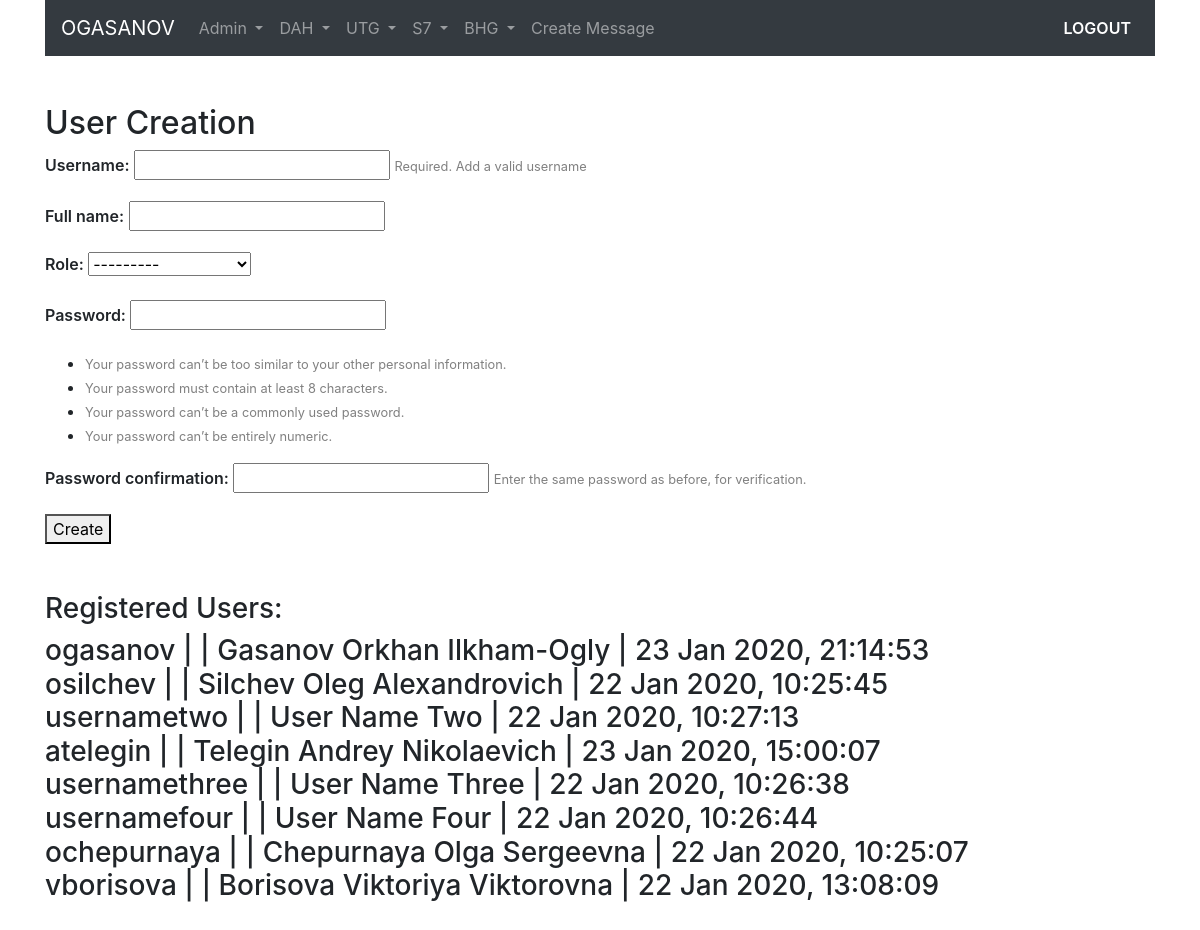
The page /usercreate/ (signed in) on the database as committed earlier.
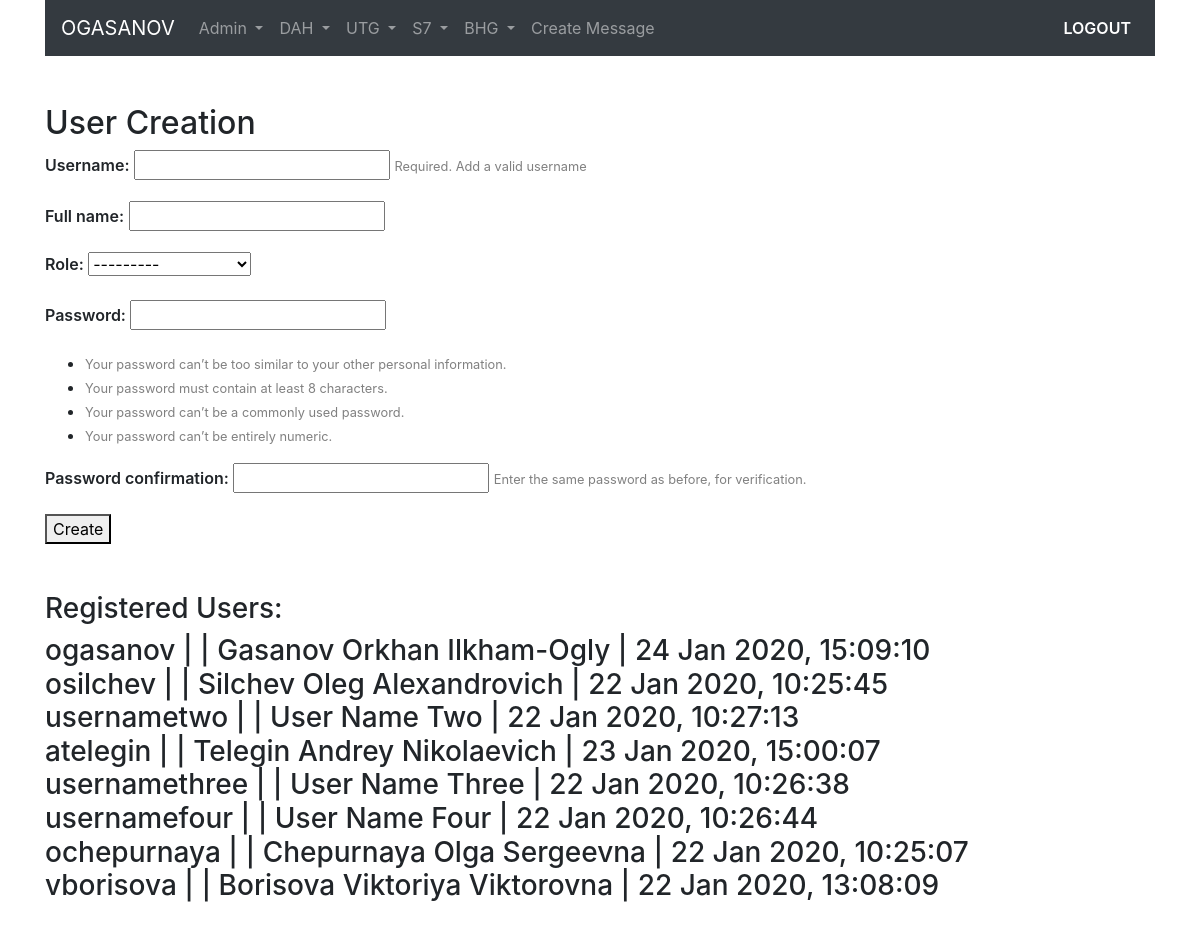
The same page on the database as committed later.
### user_model/models.py (models this page shows, shortened)
class UserModel(AbstractBaseUser):
    username = models.CharField(verbose_name='username', max_length=30, unique=True)
    fullname = models.CharField(verbose_name='full name', max_length=100)
    role = models.ForeignKey('UserRole', on_delete=models.CASCADE, related_name='role', null=True)
    date_joined = models.DateTimeField(verbose_name='date joined', auto_now_add=True)
    last_login = models.DateTimeField(verbose_name='last login', auto_now=True)
    is_admin = models.BooleanField(default=False)
    is_active = models.BooleanField(default=True)
    is_staff = models.BooleanField(default=False)
    is_superuser = models.BooleanField(default=False)
    USERNAME_FIELD = 'username'
    REQUIRED_FIELDS = ['fullname', 'role']
    objects = UserModelManager()
    class Meta:
        verbose_name = 'User'
        verbose_name_plural = 'Users'

### user_model/views.py (the view)
# urls.py: path('usercreate/', usercreation_view, name='usercreate'),
@login_required
def usercreation_view(request):
    context = {}
    users = UserModel.objects.all()
    if request.POST:
        form = UserModelCreationForm(request.POST)
        if form.is_valid():
            form.save()
            username = form.cleaned_data.get('username')
            raw_password = form.cleaned_data.get('password1')
            account = authenticate(username=username, password=raw_password)
            login(request, account)
            return redirect('homepage')
        else:
            context['usercreation_form'] = form
    else:
        form = UserModelCreationForm()
        context['usercreation_form'] = form
        context['users'] = users
    return render(request, 'user_model/usercreationform.html', context)

### user_model/forms.py
class UserModelCreationForm(UserCreationForm):
    username = forms.CharField(max_length=30, help_text='Required. Add a valid username')
    class Meta:
        model = UserModel
        fields = ('username', 'fullname', 'role', 'password1', 'password2')

### user_model/models.py (called while the page is built)
    def __str__(self):
        return self.title

### user_model/templates/user_model/usercreationform.html (shortened to what this page needs)
{% extends 'user_model/base.html' %}
{% block content %}
    {% if request.user.is_authenticated and request.user.is_admin %}
        <h2>User Creation</h2>
        <form method="post">
            {% for field in usercreation_form %}
            <p>
                {{ field.label_tag }}
                {{ field }}
                {% if field.help_text %}
                <small style="color: grey;">{{ field.help_text }}</small>
                {% endif %}
            </p>
            {% endfor %}
            <button type="submit">Create</button>
        </form>
    {% else %}
        <h2>access denied</h2>
    {% endif %}
    <br><br>
    <h3>Registered Users:</h3>
    <h3>
        {% for user in users %}
            {{ user.username }} | {{ user.entity }} | {{ user.fullname }} | {{ user.last_login|date:'d M Y, H:i:s' }}
            <br>
        {% endfor %}
    </h3>
    <br>
{% endblock %}

### user_model/templates/user_model/includes/navbar.html (shortened to what this page needs)
<nav class="navbar navbar-expand-md navbar-dark bg-dark sticky-top">
    {% if request.user.is_authenticated %}
        <a class="navbar-brand" href="{% url 'homepage' %}">{{ request.user.username|upper }}</a>
    {% else %}
        <a class="navbar-brand mx-auto" href="{% url 'homepage' %}">Рассылка сообщений по рейсам</a>
    {% endif %}
    {% if request.user.is_authenticated and request.user.is_admin %}
    <div class="collapse navbar-collapse" id="navbarSupportedContent">
        <ul class="navbar-nav mr-auto">
            {% include 'user_model/includes/nav_item_admin.html' %}
            {% include 'user_model/includes/nav_item_template.html' %}
        </ul>
        <ul class="navbar-nav ml-auto">
            {% include 'user_model/includes/nav_item_logout.html' %}
        </ul>
    </div>
    {% endif %}
</nav>

Rows that differ between the two databases and show on the page:
changed UserModel "ogasanov": last_login "23 Jan 2020, 21:14:53" → "24 Jan 2020, 15:09:10"
